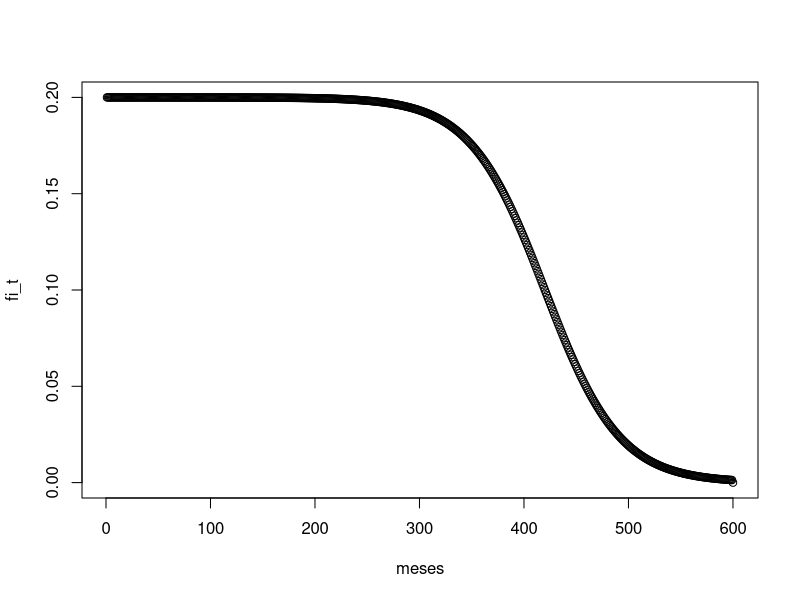
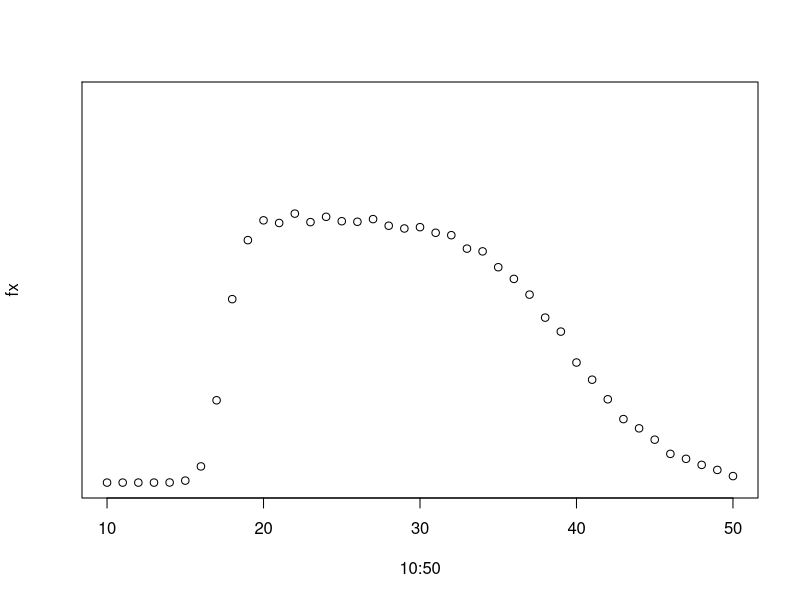
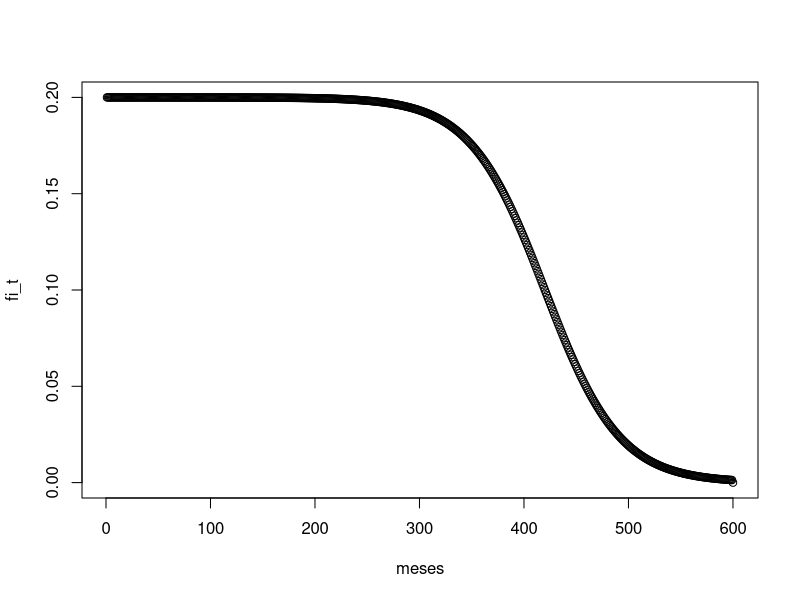
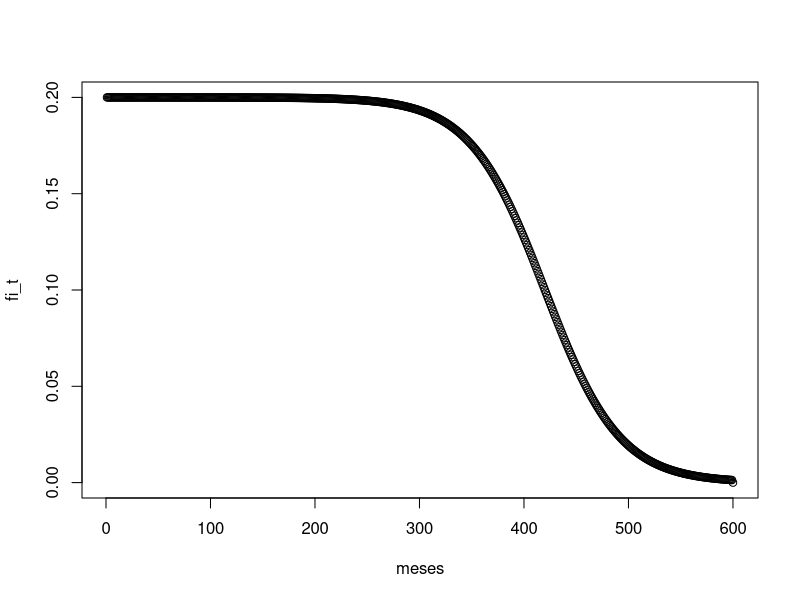
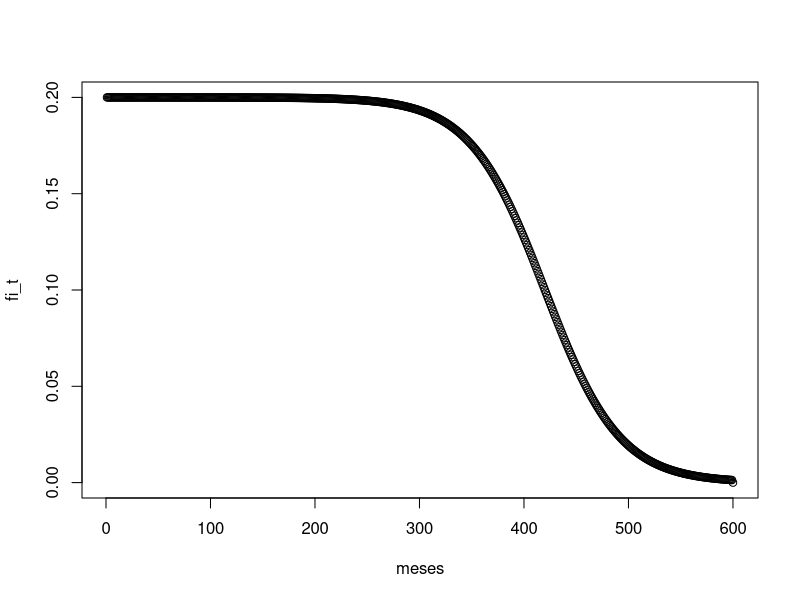
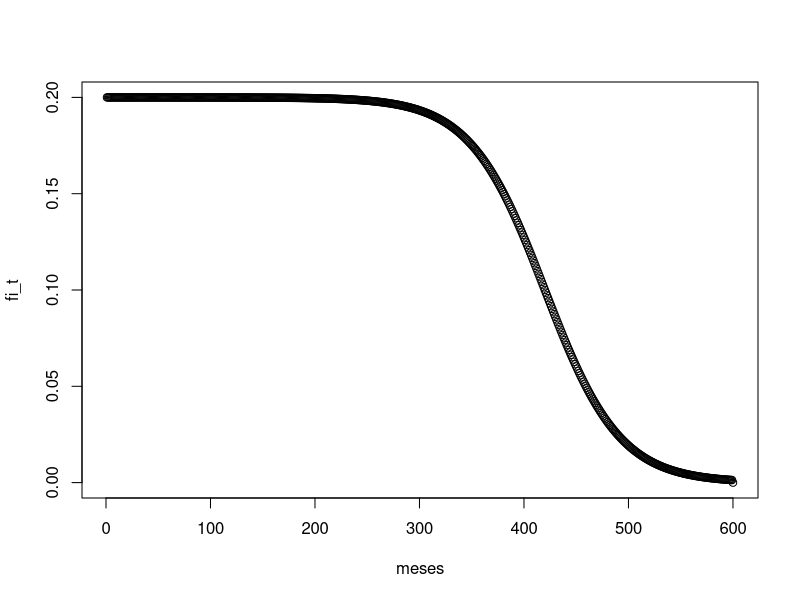
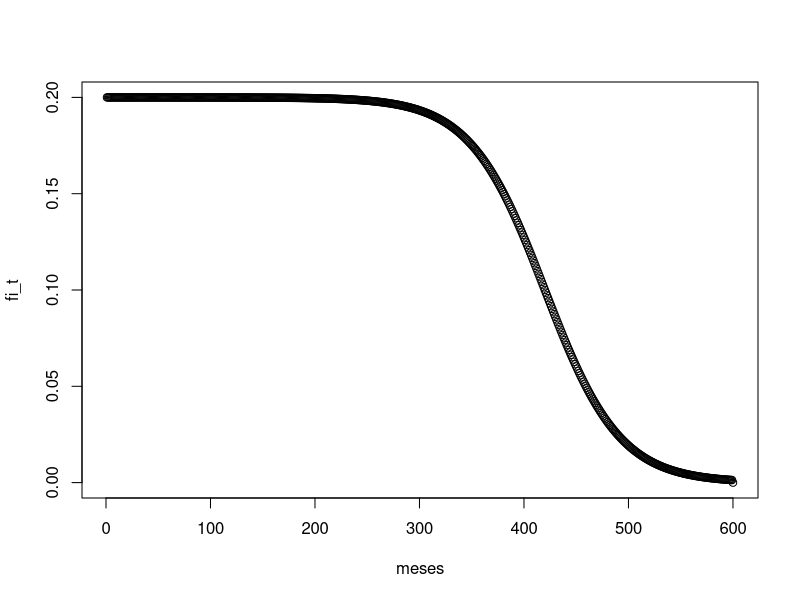
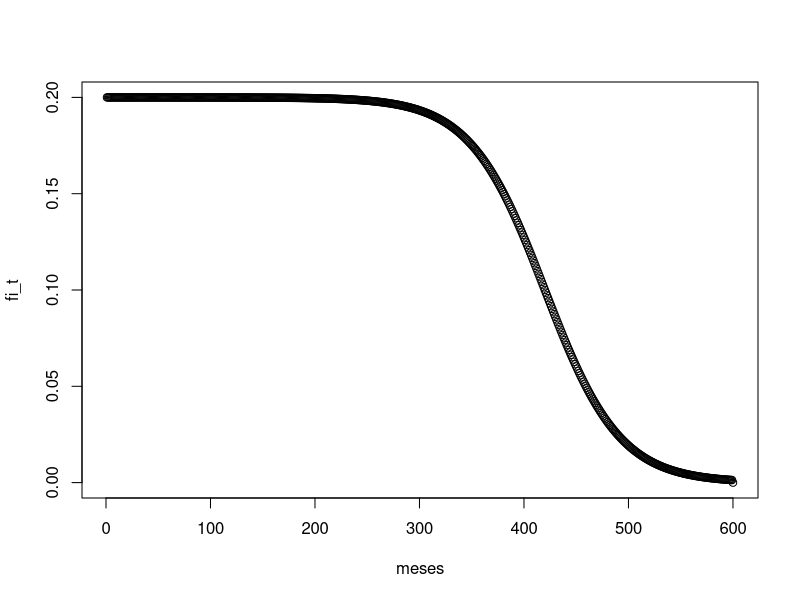

These figures' R source, in order: (Note: a time limit stopped this script after it produced the figures.)
################################################################################
# Demografía 2024 IESTA                                                        #
# Daniel Ciganda                                                               # 
# 5to Laboratorio: Proceso Reproductivo y fecundidad                           # 
# 5 de Septiembre de 2024                                                      #   
################################################################################

# Vamos a trabajar con el último modelo que construimos, con fecundabilidad
# dependiente de la edad

r = 0.02094238 
x0 = 454.6911
n = 8
ns = 6
mu = 20
su = 1.1

gen_hst_t <- function(n, ns, x0, r, mu, su, id = vector(), wt_c = vector()){
  
  meses <- 1:(50*12) # vector con el tiempo t en meses
  
  # fecundabilidad
  fi_t <- 0.2 / (1 + exp(r*(meses-x0))) # fi en t
  fi_t[max(meses)] <- 0 # nos aseguramos que haya riesgo 0 luego de 50 años de edad 
  plot(meses,fi_t)
  
  # tiempo de espera a la unión
  wt_u <- rlnorm(n, log(mu^2/ sqrt(mu^2+su^2)), sqrt(log(1 + su^2/mu^2))) * 12
  #plot(prop.table(table(round(rlnorm(10^6, meanlog = log(mu*12), sdlog = log(1.1)),0))))
  
  # describa lo que se observa en el gráfico
  
  
  # Tomamos la fecundabilidad en los meses luego del mes a la union para cada mujer en n
  fi_it <- lapply(1:n, function(x) fi_t[wt_u[x]:length(fi_t)])
  
  # tomamos el máximo nr de meses por los que vamos a observar a las mujeres en nuestra muestra
  maxt <- max(sapply(fi_it, length))
  
  for(t in 1:maxt){ 
    
    is <- which(runif(n) < sapply(fi_it, function(x) x[t])) # que mujeres experimentan una concepción en el mes t 
    
    if(length(is)!=0){ 
      
      wts <- sapply(is, function(x) (wt_u[x]-1) + t) # tiempo de espera a la concepción
      
      id <- c(id, is) 
      wt_c <- c(wt_c, wts)
      
      # eliminamos el riesgo desde la concepción hasta el final del periodo de no susceptibilidad
      fi_it[is] <- lapply(fi_it[is], function(x){x[t:(t+9+ns)] <- NA; return(x)}) 
      
    }
    
  }
  
  data <- as.data.frame(cbind(id = id, wt_c = wt_c))
  data <- data[order(data$id),]
  hst <- as.data.frame(cbind(id = data$id,
                             edad = (data$wt_c + 9)/12,
                             nac = rep(table(data$id), table(data$id)),
                             paridad = sequence(table(data$id))))
  return(hst)
}

#######################################################################  
# Modelos del proceso reproductivo - Efectos de los determinantes     #
# próximos en la fecundidad natural                                   #
#######################################################################

# El objetivo ahora es utilizar el modelo para estimar el efecto de distintos
# factores en la fecundidad de una cohorte. 

# Desde el punto de vista del análisis del modelo este ejercicio se conoce como
# "analisis de sensibilidad" en el que se busca estimar la contribución
# relativa de cada uno de los parámteros en la explicación de la variabilidad
# en el resultado.


# Empecemos por fijar una población de referencia sobre la que vamos a medir
# las diferencias.
# Para esto utilizamos la parametrización que obtuvimos al intentar ajustar 
# las tasas de los Huteritas.
# El objetivo es obtener las tasas específicas y la fecundidad total en esta
# población de referencia tomando el tamañano de la cohorte = 5000.
# Para esto vamos utilizar una función para graficar los resultados y obtener
# la fecundiad total asociada a cada parametrización del modelo.
# Esto nos va permitir calcular las diferencias en la fecundidad total en el
# análisis de sensibilidad.

r = 0.028
x0 = 420
n = 5000
ns = 11
mu = 18
su = 1.1

hst_ref <- gen_hst_t(n, ns, x0, r, mu, su, id = vector(), wt_c = vector())# completar

plot_sum_fx <- function(dat, lines = F, ...){
  fx <- table(factor(floor(dat$edad), levels = 10:50)) / max(dat$id)
  if(lines){
    lines(10:50, fx, ...)
  }else{
    plot(10:50, fx, ...)
  }
  return(sum(fx))
}

plot_sum_fx(hst_ref, ylim = c(0,0.7))

#######################################################################  
# ANALISIS DE SENSIBILIDAD                                            #
#######################################################################

# El objetivo ahora es observar el efecto sobre las tasas específicas
# de fecundidad y sobre el número promedio de hijos por mujer
# de la variación en el valor de los parámetros


# Variamos los parámetros relevantes de a 1 por vez, dejando el resto fijos.


#################################
# Período de no suceptibilidad  #
#################################
ns_vals <- seq(6, 24, 1)

hst_ns_var <- lapply(ns_vals, function(x) gen_hst_t(n = n, ns = x, x0 = x0,r = r,mu =  mu,su = su))# completar usando lapply()

ref_tfr <- plot_sum_fx(hst_ref, ylim = c(0, 0.7))
var_tfr_ns <- lapply(hst_ns_var, plot_sum_fx, lines = T, col = "red") #completar

# Describa lo que se observa en el gráfico.

# En la grafica podemos ver los diferentes valores de ns en las lineas rojas, las tasas mas grandes de natalidad son los valores mas bajos de ns, en este caso el valor mas bajo es 1, las tasas mas bajas son para los ns mas altos.


# Ahora calculamos la diferencia entre las cohortes simuladas
# con los distintos valores de ns y la cohorte de referencia 
# con respecto a la tasa global de fecundidad (tfr) 

tfr_dif_ns <- sapply(var_tfr_ns, function(x) x - ref_tfr)# completar usando sapply()
    
# y graficamos
plot(ns_vals, tfr_dif_ns)

# Describa lo que se observa en el gráfico, vemos las distintas diferencias de la tasa global de fecundidad con respecto a la tasa original cuando ns era igual a 11.



###############################
# media de la edad a la union #
###############################
mu_vals <- seq(18, 25, 0.25)

hst_mu_var <- lapply(mu_vals, function(x) gen_hst_t(n = n, ns = ns, x0 = x0,r = r,mu =  x,su = su))

plot_sum_fx(hst_ref, ylim = c(0, 0.7))

var_tfr_mu <- lapply(hst_mu_var, plot_sum_fx, lines = T, col = "red") #completar
  
# Describa lo que se observa en el gráfico



# Ahora calculamos la diferencia con respecto a la tasa global de fecundidad (tfr)

tfr_dif_mu <- 
  
plot(mu_vals, tfr_dif_mu)

# Describa lo que se observa en el gráfico



########################################
# desvio estdr. dist. edad a la union #
#######################################
su_vals <- seq(1.1, 4, 0.2)

hst_su_var <- 
  
plot_sum_fx(hst_ref, ylim = c(0,0.7))
var_tfr_su <- 

# Describa lo que se observa en el gráfico



# Ahora calculamos la diferencia con respecto a la tasa global de fecundidad (tfr)

tfr_dif_su <- 
  
plot(su_vals, tfr_dif_su)

# Describa lo que se observa en el gráfico



#################################################
# Punto de inflexión caída de la fecundabilidad #
#################################################
x0_vals <- seq(420, 300, -10)

hst_x0_var <- 
  
plot_sum_fx(hst_ref, ylim = c(0,0.7))
var_tfr_x0 <- 
  
# Describa lo que se observa en el gráfico



# Ahora calculamos la diferencia con respecto a la tasa global de fecundidad (tfr)

tfr_dif_x0 <- 
  
plot(x0_vals, tfr_dif_x0)

# Describa lo que se observa en el gráfico

#################################################
# Pendiente caída de la fecundabilidad          #
#################################################
r_vals <- seq(0.02, 0.1, 0.005)

hst_r_var <- 
  
plot_sum_fx(hst_ref, ylim = c(0,0.7))
var_tfr_r <- 
  
# Describa lo que se observa en el gráfico



# Ahora calculamos la diferencia con respecto a la tasa global de fecundidad (tfr)

tfr_dif_r <- 
  
plot(r_vals, tfr_dif_r)

# Describa lo que se observa en el gráfico
